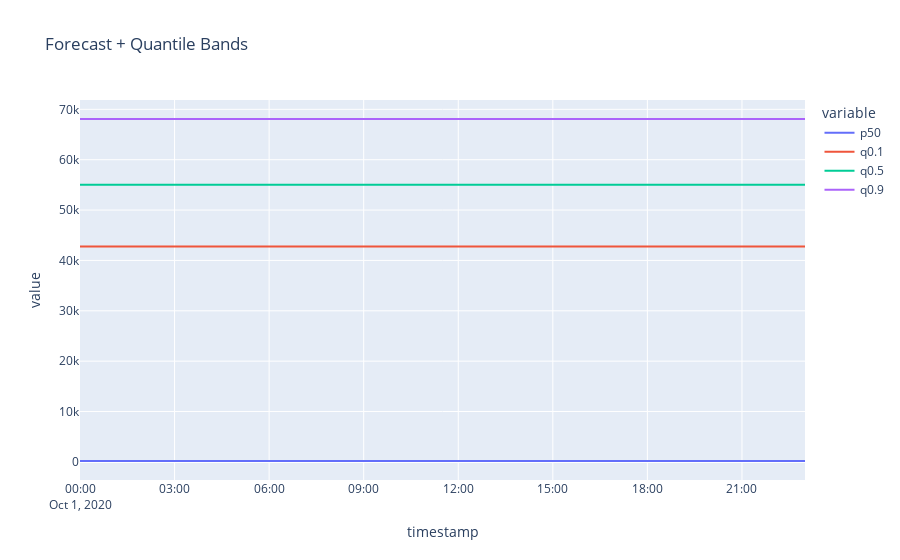

Notebook source saved alongside this figure:
### Code cell
import plotly.express as px

fig = px.line(
    rows,
    x="timestamp",
    y=[c for c in rows.columns if c != "timestamp"],
    title="Forecast + Quantile Bands"
)
fig
